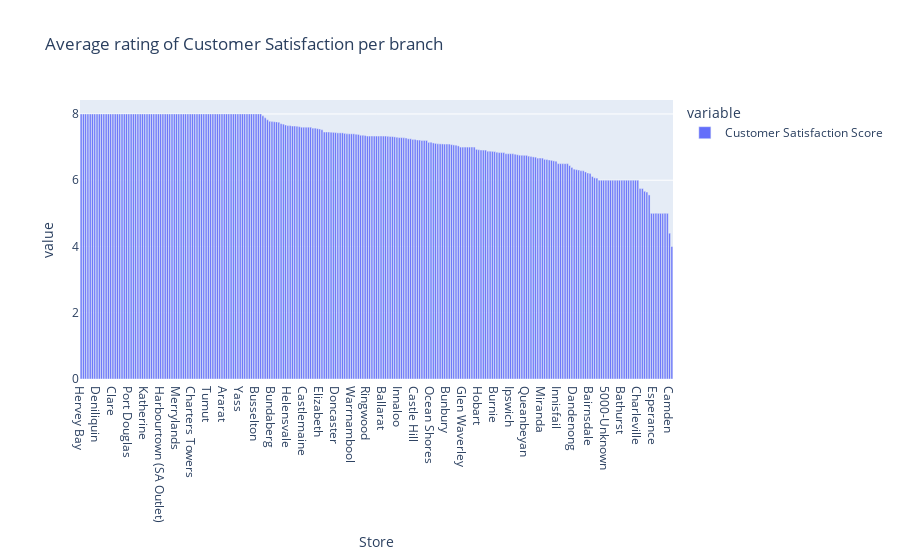

The code cell stored with this chart in its notebook:
### Code cell
branch_customerSatisfaction.plot(kind = 'bar', title = 'Average rating of Customer Satisfaction per branch')

### Figure 1 — Plotly figure (JSON) as saved in the notebook; plotly's stock layout.template omitted (floating-point values rounded to 4 significant figures; data arrays with more than 128 entries replaced by an {"elided": "..."} marker saying what was removed)
{"data": [{"alignmentgroup": "True", "hovertemplate": "variable=Customer Satisfaction Score<br>Store=%{x}<br>value=%{y}<extra></extra>", "legendgroup": "Customer Satisfaction Score", "marker": {"color": "#636efa", "pattern": {"shape": ""}}, "name": "Customer Satisfaction Score", "offsetgroup": "Customer Satisfaction Score", "orientation": "v", "showlegend": true, "textposition": "auto", "type": "bar", "x": {"elided": "261 str values"}, "xaxis": "x", "y": {"elided": "261 float values"}, "yaxis": "y"}], "layout": {"barmode": "relative", "legend": {"title": {"text": "variable"}, "tracegroupgap": 0}, "title": {"text": "Average rating of Customer Satisfaction per branch"}, "xaxis": {"anchor": "y", "domain": [0, 1], "title": {"text": "Store"}}, "yaxis": {"anchor": "x", "domain": [0, 1], "title": {"text": "value"}}}}
